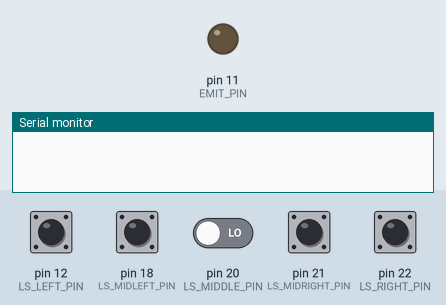
A sketch run on a simulated Arduino Mega 2560, built with avr-gcc and run on an emulated ATmega2560. Parts: output pins drawn as LEDs (lit = HIGH), the last lines printed to the serial monitor. Inputs (shaded band) come from the test bench; at power-on: pin 12 (LS_LEFT_PIN), pin 18 (LS_MIDLEFT_PIN), pin 20 (LS_MIDDLE_PIN), pin 21 (LS_MIDRIGHT_PIN), pin 22 (LS_RIGHT_PIN) LOW.

Above: at 0.1 s.
At 2.7 s:
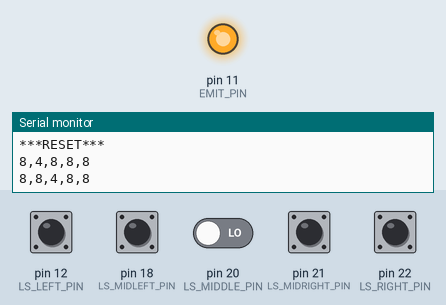
2.8 s: pin 18 (LS_MIDLEFT_PIN) pulled HIGH for 1.2 s
5.5 s: pin 20 (LS_MIDDLE_PIN) driven HIGH
7.5 s: pin 20 (LS_MIDDLE_PIN) driven LOW
9.0 s: pin 22 (LS_RIGHT_PIN) pulled HIGH for 1.2 s
12.7 s: pin 12 (LS_LEFT_PIN) pulled HIGH for 1.2 s
15.4 s: pin 21 (LS_MIDRIGHT_PIN) pulled HIGH for 1.2 s
Timing chart, 0 to 18.4 s (numbered marks = the images above; inputs shaded):
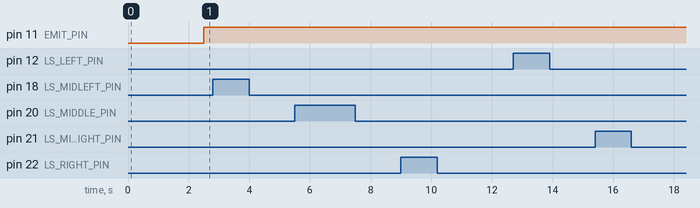

The sketch:

Multiple_sensor_reading.ino
```cpp
# define L_PWM_PIN 10
# define L_DIR_PIN 16
# define R_PWM_PIN 9
# define R_DIR_PIN 15

# define FWD LOW
# define REV HIGH

# define EMIT_PIN 11           // IR emitter pin
# define LS_LEFT_PIN 12        // Line sensor DN1 pin
# define LS_MIDLEFT_PIN 18     // Line sensor DN2 pin
# define LS_MIDDLE_PIN 20      // Line sensor DN3 pin
# define LS_MIDRIGHT_PIN 21    // Line sensor DN4 pin
# define LS_RIGHT_PIN 22       // Line sensor DN5 pin

# define MAX_SAMPLES 10
unsigned long results[ MAX_SAMPLES ]; // An array of MAX_SAMPLES length
int ls_pins[5] = {LS_LEFT_PIN,
                  LS_MIDLEFT_PIN,
                  LS_MIDDLE_PIN,
                  LS_MIDRIGHT_PIN,
                  LS_RIGHT_PIN };

void setup() {

  // Set some initial pin modes and states
  pinMode( EMIT_PIN, INPUT ); // Set EMIT as an input (off)
  pinMode( LS_LEFT_PIN, INPUT );     // Set line sensor pin to input
  pinMode( LS_MIDLEFT_PIN, INPUT );
  pinMode( LS_MIDDLE_PIN, INPUT );
  pinMode( LS_MIDRIGHT_PIN, INPUT );
  pinMode( LS_RIGHT_PIN, INPUT );
  // Start Serial, wait to connect, print a debug message.
  Serial.begin(9600);
  delay(1500);
  Serial.println("***RESET***");

} // End of setup()

float readLineSensor( int i ) {
    unsigned long elapsed_time=0;
    if(i>=0 && i<5){
      pinMode(EMIT_PIN, OUTPUT);
      digitalWrite(EMIT_PIN, HIGH);
      pinMode(ls_pins[i], OUTPUT);
      digitalWrite(ls_pins[i], HIGH );
      delayMicroseconds(10);
      pinMode(ls_pins[i], INPUT);

      unsigned long start_time = micros();

      while(digitalRead(ls_pins[i] ) ==HIGH ) {
        //Do nothing here(waiting)
      }

      unsigned long end_time=micros();

      pinMode(EMIT_PIN, INPUT);

      elapsed_time = end_time - start_time;
    }

    return (float)elapsed_time;
}

void loop() {

  // Collect MAX_SAMPLES readings.
  //for( int i = 0; i < MAX_SAMPLES; i++ ) {              //Where there are 5 sensors
    for (int j=0;j<5;j++){
      unsigned long results = readLineSensor(j);
      //delay(200);
      Serial.print(results);
      if(j==4){Serial.println("");}
      else{Serial.print(",");}
    }
    //delay(100);
  //}
  delay(1000);

} // End of loop()
```
